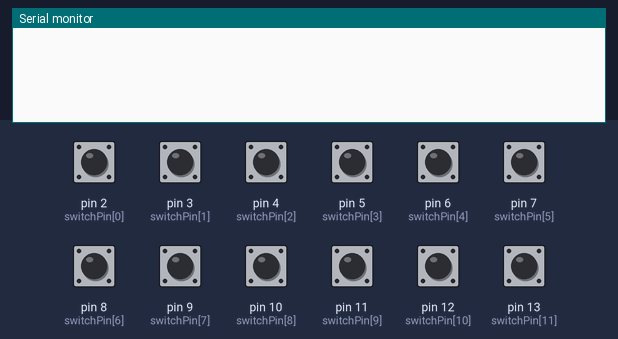
Simulated run of this sketch. Board: Arduino Uno, built with avr-gcc and run on an emulated ATmega328P. Parts: the last lines printed to the serial monitor. The test bench sets the inputs (shaded band); at power-on: pin 2 (switchPin[0]), pin 3 (switchPin[1]), pin 4 (switchPin[2]), pin 5 (switchPin[3]), pin 6 (switchPin[4]), pin 7 (switchPin[5]), pin 8 (switchPin[6]), pin 9 (switchPin[7]), pin 10 (switchPin[8]), pin 11 (switchPin[9]), pin 12 (switchPin[10]), pin 13 (switchPin[11]) HIGH.

Above: at 1.2 s.
1.3 s: pin 2 (switchPin[0]) pulled LOW for 0.15 s
At 2.1 s:
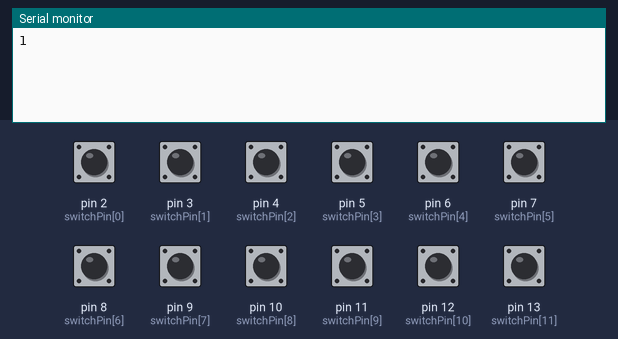
2.9 s: pin 3 (switchPin[1]) pulled LOW for 0.15 s
At 3.3 s:
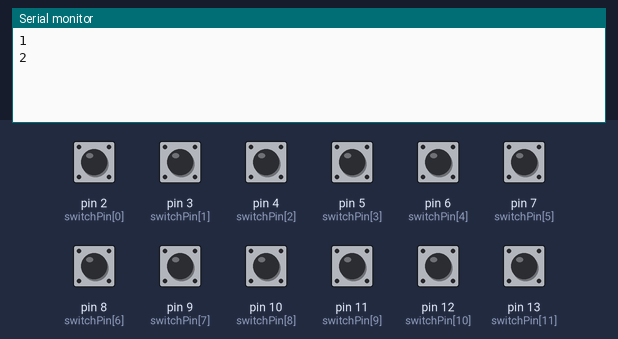
4.5 s: pin 4 (switchPin[2]) pulled LOW for 0.15 s
At 5.7 s:
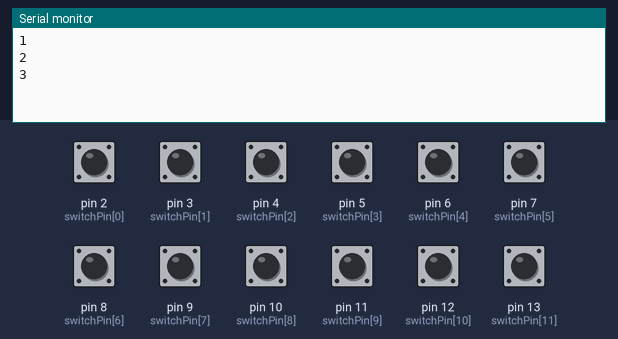
6.1 s: pin 5 (switchPin[3]) pulled LOW for 0.15 s
At 7.0 s:
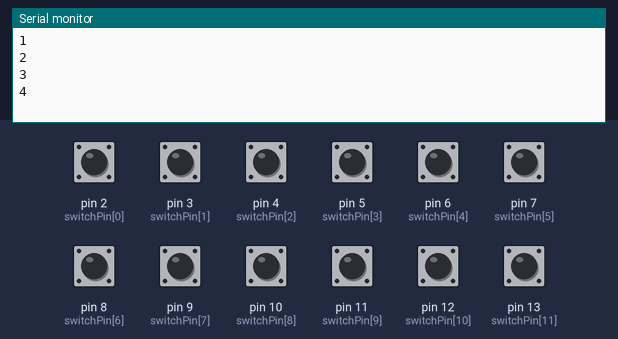
7.7 s: pin 6 (switchPin[4]) pulled LOW for 0.15 s
At 8.2 s:
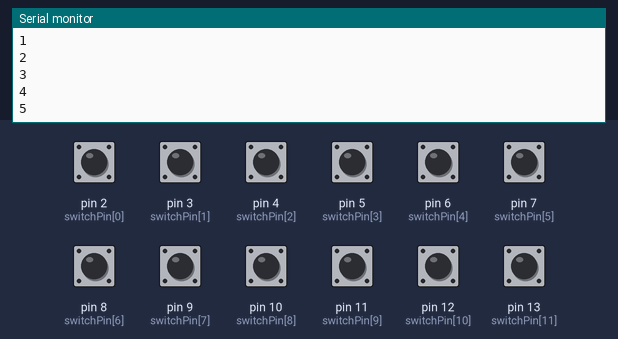
9.3 s: pin 7 (switchPin[5]) pulled LOW for 0.15 s
At 10.6 s:
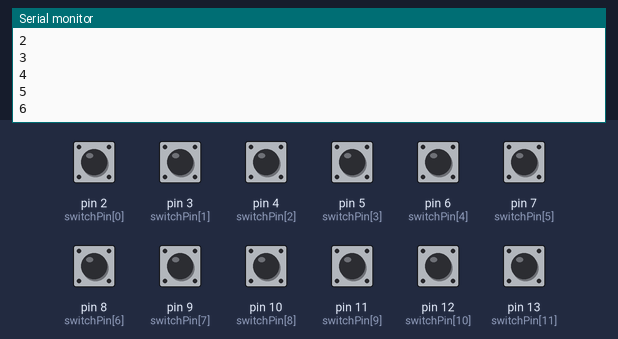
Timing chart, 0 to 11.9 s (numbered marks = the images above; inputs shaded):
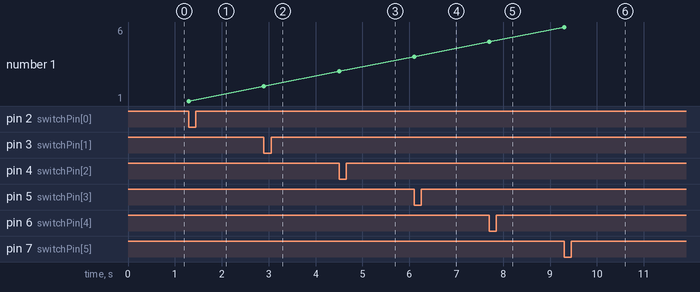

Measured:
- after the input at 1.3 s, the serial monitor: prints a new line at once (image 1)
- after the input at 2.9 s, the serial monitor: prints a new line at once (image 2)
- after the input at 4.5 s, the serial monitor: prints a new line at once (image 3)
- after the input at 6.1 s, the serial monitor: prints a new line at once (image 4)
- after the input at 7.7 s, the serial monitor: prints a new line at once (image 5)
- after the input at 9.3 s, the serial monitor: prints a new line at once (image 6)
- plotted number 1: 1 → 2 after the input at 2.9 s, 2 → 3 after the input at 4.5 s, 3 → 4 after the input at 6.1 s, 4 → 5 after the input at 7.7 s, 5 → 6 after the input at 9.3 s

The sketch:

sender.ino
```cpp
// Array para los pines y el estado de cada switch
int switchPin[12] = { 2, 3, 4, 5, 6, 7, 8, 9, 10, 11, 12, 13};
int switchState[12] = {0, 0, 0, 0, 0, 0, 0, 0, 0, 0, 0, 0};

int i;


void setup() {

  Serial.begin(9600);

  // Inicializamos los pines como input_pullup (pullup para activar la resistencia interna)
  // para detectar cuando se cierre el circuito y activar la resistencia interna de cada pin
  for (i = 0; i < 12; ++i)
    {
      pinMode(switchPin[i], INPUT_PULLUP);
    }
}

void loop() {
  // Con este for leemos los valores en cada pin constantemente para comprobar si alguno se activa
  for (i = 0; i < 12; ++i)
    {
      switchState[i] = digitalRead(switchPin[i]);
      if (switchState[i] == LOW) {
        Serial.println(switchPin[i]-1);
        delay(800);
      }
    }

}
```
